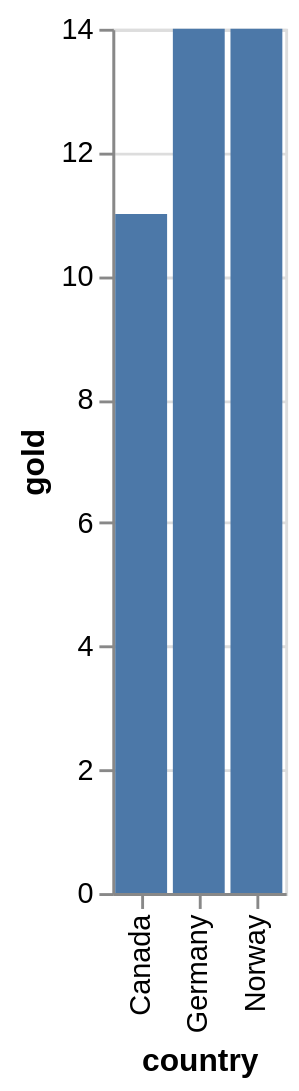

Specify this chart in Vega-Lite:
### Vega-Lite specification from a JSON file in a GitHub repository (floating-point values rounded to 4 significant figures)
{"$schema": "https://vega.github.io/schema/vega-lite/v5.json", "data": {"values": [{"country": "Norway", "type": "gold", "count": 14}, {"country": "Norway", "type": "silver", "count": 14}, {"country": "Norway", "type": "bronze", "count": 11}, {"country": "Germany", "type": "gold", "count": 14}, {"country": "Germany", "type": "silver", "count": 10}, {"country": "Germany", "type": "bronze", "count": 7}, {"country": "Canada", "type": "gold", "count": 11}, {"country": "Canada", "type": "silver", "count": 8}, {"country": "Canada", "type": "bronze", "count": 10}]}, "transform": [{"pivot": "type", "value": "count", "groupby": ["country"]}], "mark": "bar", "encoding": {"x": {"field": "country", "type": "nominal"}, "y": {"field": "gold", "type": "quantitative"}}}
